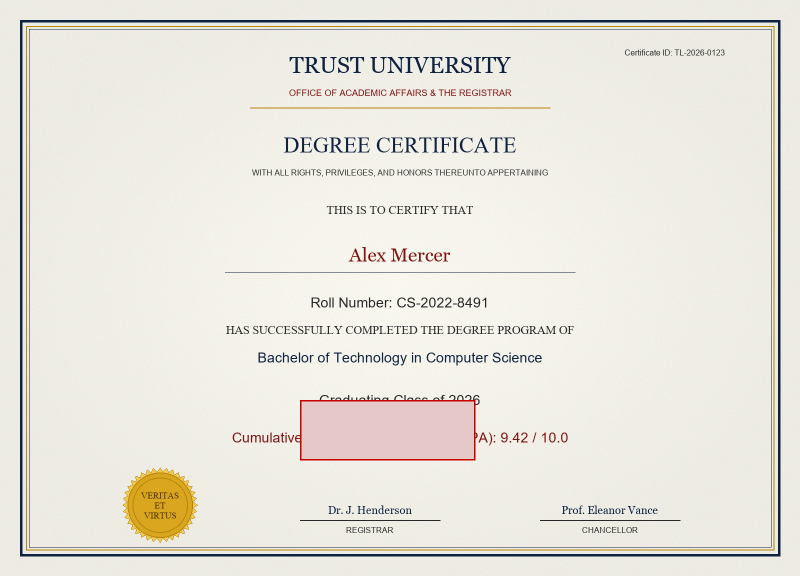
#> input picture samples/block_tampered_certificate.png, 1600 x 1152 px (shown at 1/2 size)
$ python -i ocr.py   (imports and definitions only)
#> lines starting #> are read from the running program, lines starting #| are printed output that depends on the picture; after the words box and inside, x2 and y2 are one past the last pixel; in counts of white or black regions, pixels touching at a corner belong together
"""Step 7: OCR Field Extraction Module.
Uses Tesseract (pytesseract) with image preprocessing (rescaling, contrast enhancement, binarization)
to read text printed on academic certificates, with an automated fallback if Tesseract is not installed locally.
"""

import re
import cv2
import numpy as np
from PIL import Image
from typing import Dict, Optional
from ..certificate import FIELD_LAYOUT, get_field_crop

# Attempt to configure Tesseract if standard Windows path exists
# [13 lines not run here, left out]


def preprocess_for_ocr(crop_img: Image.Image) -> np.ndarray:
    """Preprocesses a cropped field image for maximum OCR accuracy:
    1. Converts to grayscale.
    2. Rescales 2x using cubic interpolation.
    3. Applies Gaussian blur and Otsu automatic thresholding.
    """
    arr = np.array(crop_img)
    if arr.ndim == 3:
        gray = cv2.cvtColor(arr, cv2.COLOR_RGB2GRAY)
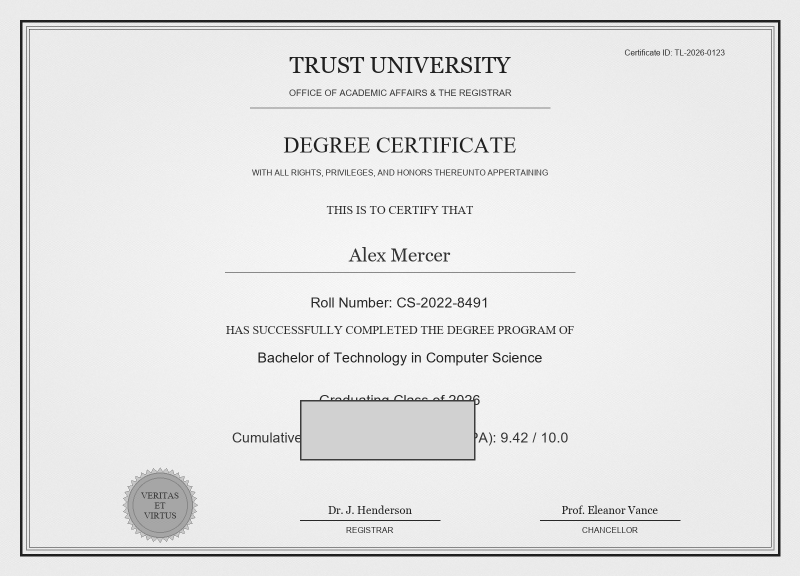
#> gray: shape (1152, 1600) (shown at 1/2 size); min 26, max 254, mean 228.6
    else:
        gray = arr

    # Resize 2x
    h, w = gray.shape
#> h = 1152; w = 1600
    resized = cv2.resize(gray, (w * 2, h * 2), interpolation=cv2.INTER_CUBIC)
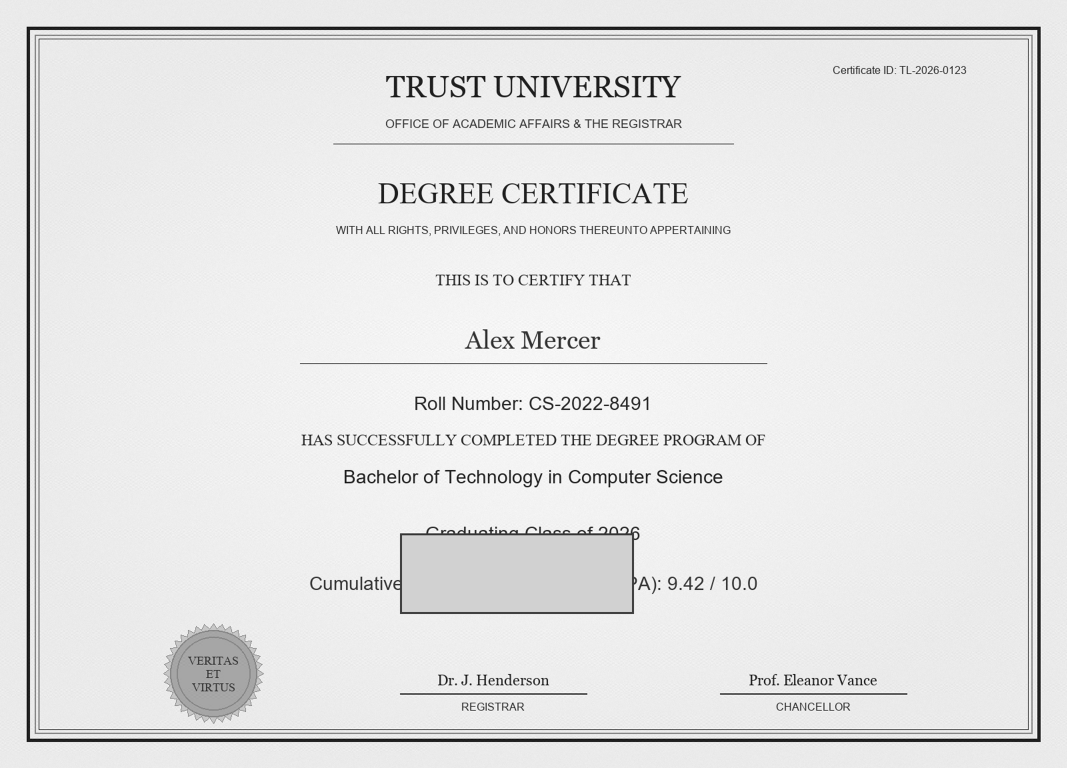
#> resized: shape (2304, 3200) (shown at 1/3 size); min 0, max 255, mean 228.6

    # Denoise and threshold
    blurred = cv2.GaussianBlur(resized, (3, 3), 0)
    _, thresh = cv2.threshold(blurred, 0, 255, cv2.THRESH_BINARY + cv2.THRESH_OTSU)
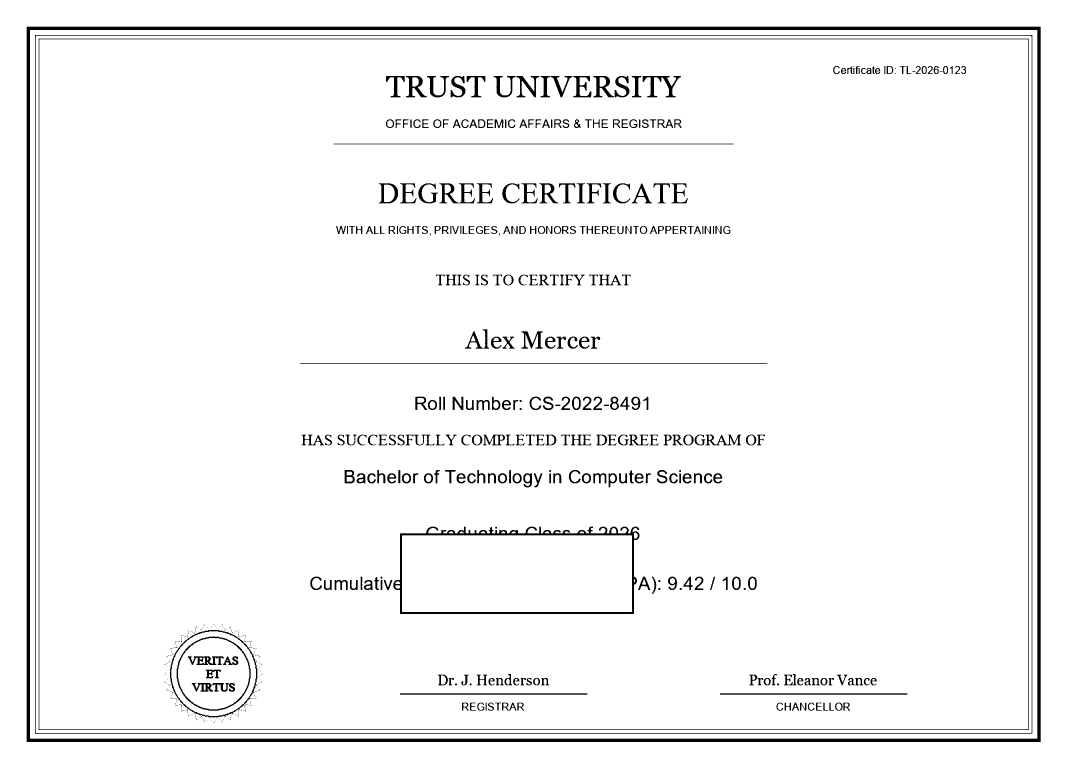
#> thresh: shape (2304, 3200) (shown at 1/3 size); 96% white; 552 black regions (193 under 20 px), largest, box (x1, y1, x2, y2) and area: (80, 80, 3122, 2226) 103364, (105, 105, 3097, 2201) 20343, (116, 116, 3086, 2190) 20164
    return thresh


# [64 lines left out: functions clean_field_text, ocr_field, ocr_all_fields, not called in this run]

>>> import cv2
>>> picture = cv2.cvtColor(cv2.imread('../../samples/block_tampered_certificate.png'), cv2.COLOR_BGR2RGB)
>>> result = preprocess_for_ocr(picture)
